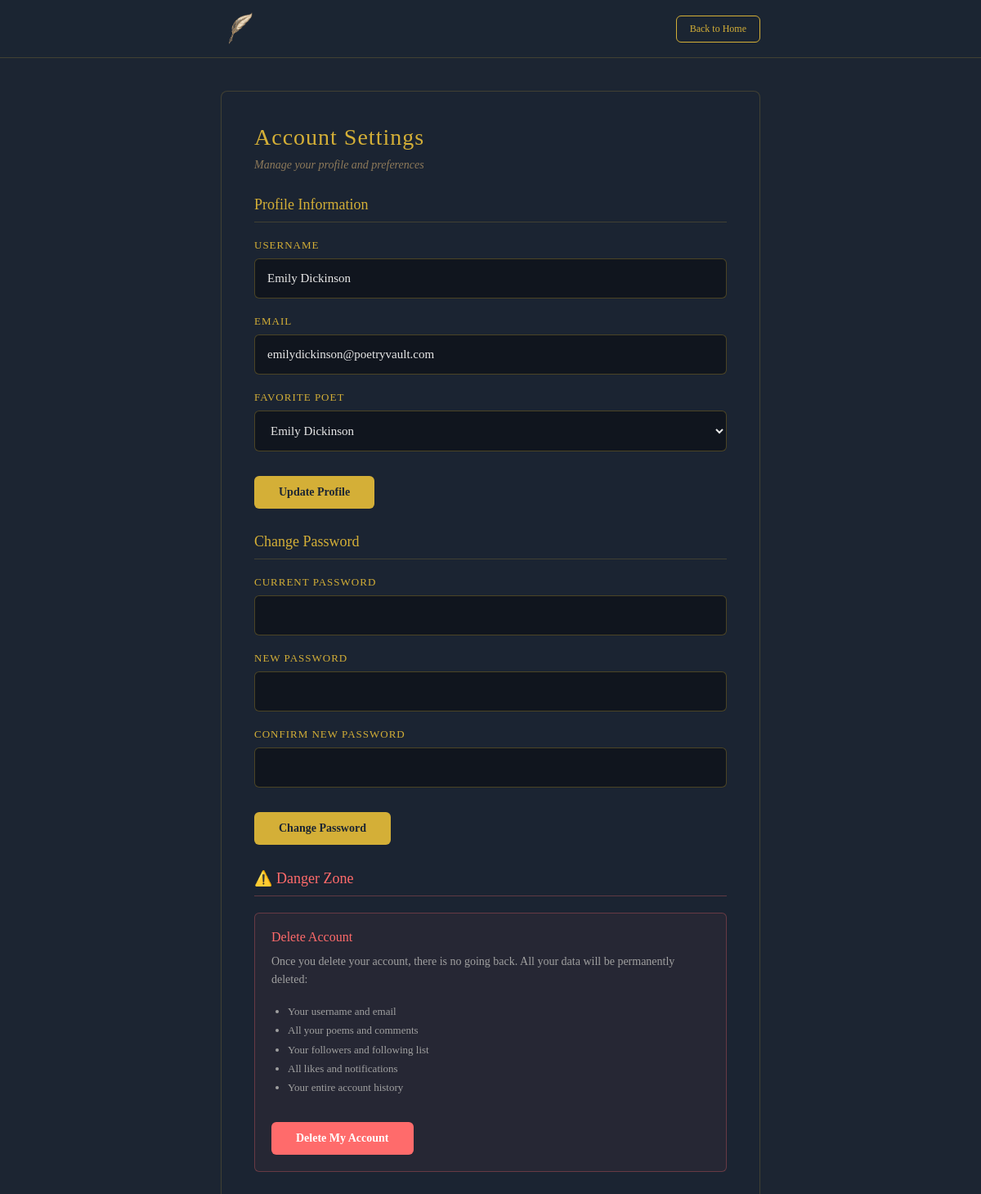
Page /settings (signed in) on the committed database.
### models.py (models this page shows, shortened)
class User(UserMixin, db.Model):
    __tablename__ = 'users'
    id = db.Column(db.Integer, primary_key=True)
    username = db.Column(db.String(80), unique=True, nullable=False)
    email = db.Column(db.String(120), unique=True, nullable=False)
    password_hash = db.Column(db.String(255), nullable=False)
    age = db.Column(db.Integer, nullable=True)
    favorite_poet = db.Column(db.String(100), nullable=True)
    is_admin = db.Column(db.Boolean, default=False)
    has_seen_tutorial = db.Column(db.Boolean, default=False)
    subscription_tier = db.Column(db.String(20), default='free')  # free, plus, pro
    subscription_expires = db.Column(db.DateTime, nullable=True)
    created_at = db.Column(db.DateTime, default=datetime.utcnow)
    last_login = db.Column(db.DateTime, nullable=True)
    privacy_settings = db.Column(db.Text, nullable=True)  # Encrypted JSON
    is_banned = db.Column(db.Boolean, default=False)
    ban_reason = db.Column(db.String(500), nullable=True)
    failed_login_attempts = db.Column(db.Integer, default=0)
    account_locked_until = db.Column(db.DateTime, nullable=True)
    email_verified = db.Column(db.Boolean, default=False)
    two_factor_enabled = db.Column(db.Boolean, default=False)
    data_sharing_consent = db.Column(db.Boolean, default=False)
    poems = db.relationship('Poem', backref='author', lazy=True)
    comments = db.relationship('Comment', backref='author', lazy=True)
    saved_poems = db.relationship('SavedPoem', backref='user', lazy=True, cascade='all, delete-orphan')
    likes = db.relationship('Like', backref='user', lazy=True, cascade='all, delete-orphan')
    notifications = db.relationship('Notification', backref='user', lazy=True, cascade='all, delete-orphan')
    highlights = db.relationship('Highlight', backref='user', lazy=True, cascade='all, delete-orphan')
    following = db.relationship('Follow', foreign_keys='Follow.follower_id', backref='follower', lazy='dynamic', cascade='all, delete-orphan')
    followers = db.relationship('Follow', foreign_keys='Follow.followed_id', backref='followed', lazy='dynamic', cascade='all, delete-orphan')

### app.py (the view)
    @app.route('/settings')
    @login_required
    def settings():
        return render_template('settings.html')

### templates/settings.html (shortened to what this page needs)
<!DOCTYPE html>
<html>
<head>
</head>
<body>
    <nav class="navbar">
        <div class="nav-container">
            <a href="/home" class="logo">
                <img src="{{ url_for('static', filename='images/logo.png') }}" alt="Poetry Vault" style="height: 40px; width: auto; vertical-align: middle;">
            </a>
            <a href="/home" class="btn-back">Back to Home</a>
        </div>
    </nav>
    <div class="container">
        <div class="settings-card">
            <h1>Account Settings</h1>
            <p class="subtitle">Manage your profile and preferences</p>
            <div class="section-title">Profile Information</div>
            <form method="POST" action="/settings/profile">
                <div class="form-group">
                    <label>Username</label>
                    <input type="text" name="username" value="{{ current_user.username }}">
                </div>
                <div class="form-group">
                    <label>Email</label>
                    <input type="email" name="email" value="{{ current_user.email }}">
                </div>
                <div class="form-group">
                    <label>Favorite Poet</label>
                    <select name="favorite_poet">
                        <option value="Emily Dickinson" {% if current_user.favorite_poet == 'Emily Dickinson' %}selected{% endif %}>Emily Dickinson</option>
                    </select>
                </div>
                <button type="submit">Update Profile</button>
            </form>
            <div class="section-title">Change Password</div>
            <form method="POST" action="/settings/password">
                <div class="form-group">
                    <label>Current Password</label>
                    <input type="password" name="old_password" required>
                </div>
                <div class="form-group">
                    <label>New Password</label>
                    <input type="password" name="new_password" required>
                </div>
                <div class="form-group">
                    <label>Confirm New Password</label>
                    <input type="password" name="confirm_password" required>
                </div>
                <button type="submit">Change Password</button>
            </form>
            <div class="section-title" style="color: #ff6b6b; border-bottom-color: rgba(255, 107, 107, 0.3);">⚠️ Danger Zone</div>
            <div style="background: rgba(255, 107, 107, 0.05); border: 1px solid rgba(255, 107, 107, 0.3); border-radius: 6px; padding: 20px; margin-top: 20px;">
                <h3 style="color: #ff6b6b; font-size: 16px; margin-bottom: 10px; font-weight: normal;">Delete Account</h3>
                <p style="color: #a0a0a0; font-size: 14px; margin-bottom: 15px; line-height: 1.6;">
                    Once you delete your account, there is no going back. All your data will be permanently deleted:
                </p>
                <ul style="color: #a0a0a0; font-size: 13px; margin-bottom: 20px; margin-left: 20px; line-height: 1.8;">
                    <li>Your username and email</li>
                    <li>All your poems and comments</li>
                    <li>Your followers and following list</li>
                    <li>All likes and notifications</li>
                    <li>Your entire account history</li>
                </ul>
                <button onclick="confirmDeleteAccount()" style="background: #ff6b6b; color: white;">Delete My Account</button>
            </div>
        </div>
    </div>
</body>
</html>

### templates/settings.html (style rules this page uses)
* { margin: 0; padding: 0; box-sizing: border-box; }
body { font-family: 'Georgia', 'Times New Roman', serif; background: #1c2532; min-height: 100vh; color: #e8e8e8; }
.navbar { background: rgba(28, 37, 50, 0.95); border-bottom: 1px solid rgba(212, 175, 55, 0.2); padding: 15px 0; position: sticky; top: 0; z-index: 100; }
.nav-container { max-width: 700px; margin: 0 auto; padding: 0 20px; display: flex; justify-content: space-between; align-items: center; }
.logo { font-size: 24px; color: #d4af37; font-weight: 600; letter-spacing: 1px; text-decoration: none; }
.btn-back { padding: 8px 16px; background: transparent; color: #d4af37; border: 1px solid #d4af37; border-radius: 6px; text-decoration: none; font-size: 12px; font-weight: 500; }
.container { max-width: 700px; margin: 40px auto; padding: 0 20px; }
.settings-card { background: rgba(28, 37, 50, 0.8); border: 1px solid rgba(212, 175, 55, 0.2); border-radius: 8px; padding: 40px; margin-bottom: 20px; }
h1 { color: #d4af37; font-size: 28px; margin-bottom: 10px; font-weight: normal; letter-spacing: 1px; }
.subtitle { color: #8e7a5a; font-size: 14px; margin-bottom: 30px; font-style: italic; }
.section-title { color: #d4af37; font-size: 18px; margin: 30px 0 20px 0; padding-bottom: 10px; border-bottom: 1px solid rgba(212, 175, 55, 0.2); font-weight: normal; }
.section-title:first-of-type { margin-top: 0; }
.form-group { margin-bottom: 20px; }
label { display: block; color: #d4af37; font-size: 13px; margin-bottom: 8px; letter-spacing: 1px; text-transform: uppercase; }
input, select { width: 100%; padding: 15px; background: rgba(0, 0, 0, 0.4); border: 1px solid rgba(212, 175, 55, 0.3); border-radius: 6px; color: #e8e8e8; font-family: 'Georgia', serif; font-size: 15px; }
select { cursor: pointer; }
select option { background: #1c2532; }
button { padding: 12px 30px; background: #d4af37; color: #1c2532; border: none; border-radius: 6px; font-size: 14px; font-weight: 600; cursor: pointer; transition: all 0.2s; font-family: 'Georgia', serif; margin-top: 10px; }

### rows in the picture
User: username "Emily Dickinson", email "emilydickinson@poetryvault.com", favorite_poet "Emily Dickinson"
